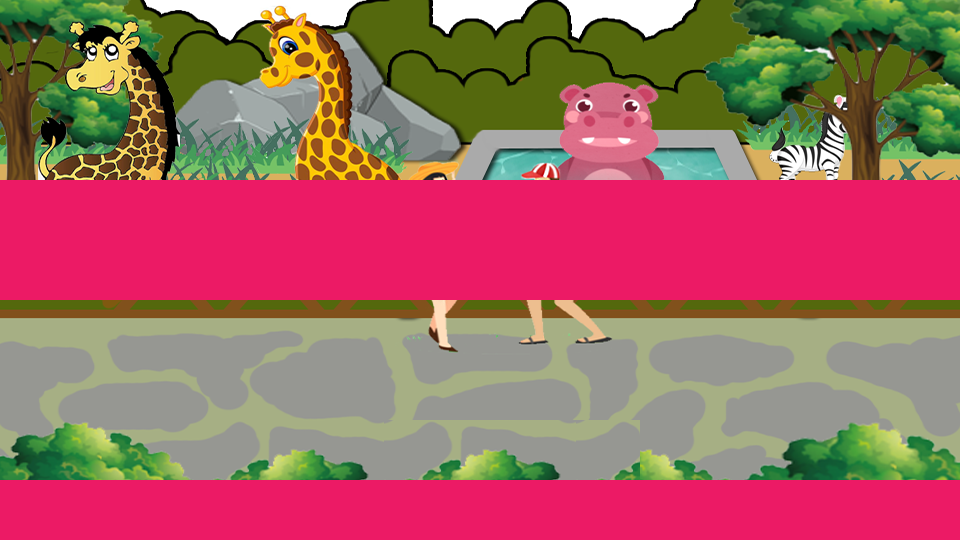

The image is a tile-based game level rendered from a .tmx file. Its description and source (layers, tilesets, objects; grid data summarised) follow:
An orthogonal 15x9 tile map with 64x60 px tiles, 3 tile layers (first, second, peng1), 2 tilesets and 2 objects (hero, herobad).

<map version="1.0" orientation="orthogonal" renderorder="right-down" width="15" height="9" tilewidth="64" tileheight="60">
 <tileset firstgid="1" name="back" tilewidth="64" tileheight="60">
  <image source="ZOO.png" width="960" height="540" />
 </tileset>
 <tileset firstgid="136" name="Cillidable" tilewidth="64" tileheight="60">
  <image source="Cillidable.png" width="128" height="60" />
  <tile id="1">
   <properties>
    <property name="collidable" value="true" />
   </properties>
  </tile>
 </tileset>
 <layer name="first" width="15" height="9">
  <data>[135 cells, 135 non-empty, 105 distinct tile ids]</data>
 </layer>
 <objectgroup name="people1">
  <object name="hero" x="84" y="373" width="38.4" height="36">
   <ellipse />
  </object>
  <object name="herobad" x="651" y="336" width="44" height="43">
   <ellipse />
  </object>
 </objectgroup>
 <layer name="second" width="15" height="9">
  <data>[135 cells, 30 non-empty, 21 distinct tile ids]</data>
 </layer>
 <layer name="peng1" width="15" height="9">
  <data>[135 cells, 45 non-empty, 1 distinct tile ids]</data>
 </layer>
</map>